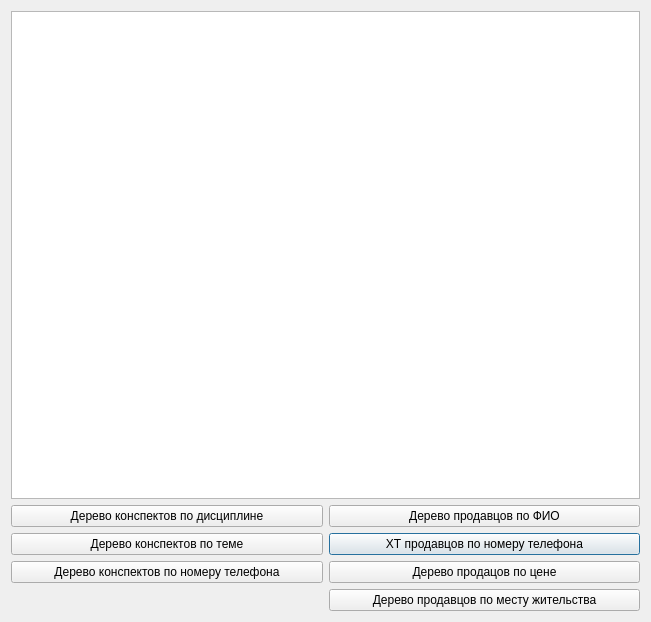
<?xml version="1.0" encoding="UTF-8"?>
<ui version="4.0">
 <class>DebugWindow</class>
 <widget class="QDialog" name="DebugWindow">
  <property name="geometry">
   <rect>
    <x>0</x>
    <y>0</y>
    <width>651</width>
    <height>622</height>
   </rect>
  </property>
  <property name="windowTitle">
   <string>Отладка</string>
  </property>
  <layout class="QVBoxLayout" name="verticalLayout">
   <item>
    <widget class="QPlainTextEdit" name="Text">
     <property name="readOnly">
      <bool>true</bool>
     </property>
    </widget>
   </item>
   <item>
    <layout class="QGridLayout" name="gridLayout">
     <item row="1" column="1">
      <widget class="QPushButton" name="NumberTable">
       <property name="text">
        <string>ХТ продавцов по номеру телефона</string>
       </property>
      </widget>
     </item>
     <item row="2" column="0">
      <widget class="QPushButton" name="NumberTree">
       <property name="text">
        <string>Дерево конспектов по номеру телефона</string>
       </property>
      </widget>
     </item>
     <item row="0" column="1">
      <widget class="QPushButton" name="NameTree">
       <property name="text">
        <string>Дерево продавцов по ФИО</string>
       </property>
      </widget>
     </item>
     <item row="2" column="1">
      <widget class="QPushButton" name="PriceTree">
       <property name="text">
        <string>Дерево продацов по цене</string>
       </property>
      </widget>
     </item>
     <item row="1" column="0">
      <widget class="QPushButton" name="ThemeTree">
       <property name="text">
        <string>Дерево конспектов по теме</string>
       </property>
      </widget>
     </item>
     <item row="0" column="0">
      <widget class="QPushButton" name="DispTree">
       <property name="text">
        <string>Дерево конспектов по дисциплине</string>
       </property>
      </widget>
     </item>
     <item row="3" column="1">
      <widget class="QPushButton" name="AddressTree">
       <property name="text">
        <string>Дерево продавцов по месту жительства</string>
       </property>
      </widget>
     </item>
    </layout>
   </item>
  </layout>
 </widget>
 <resources/>
 <connections/>
</ui>
